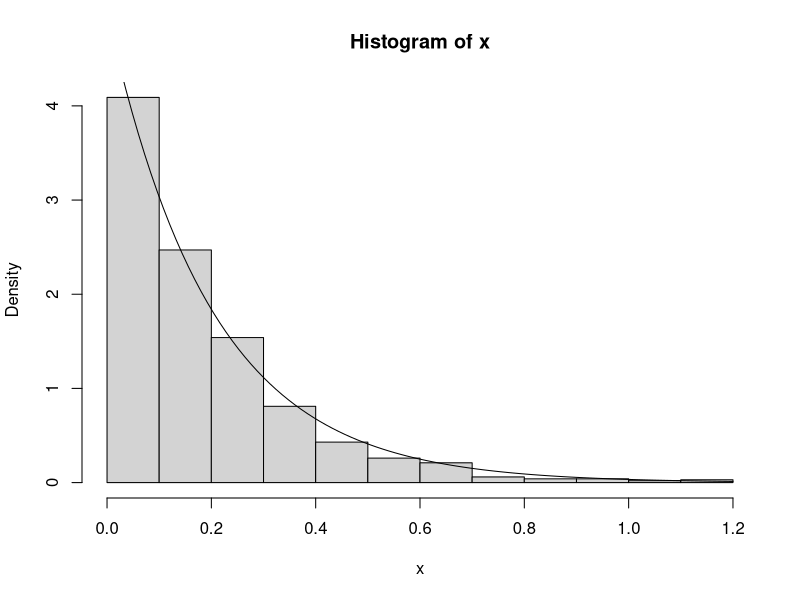
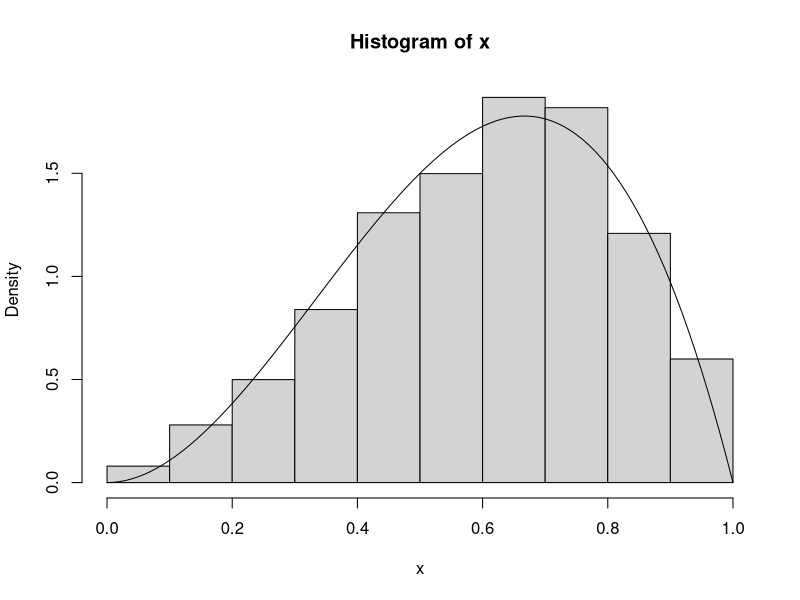
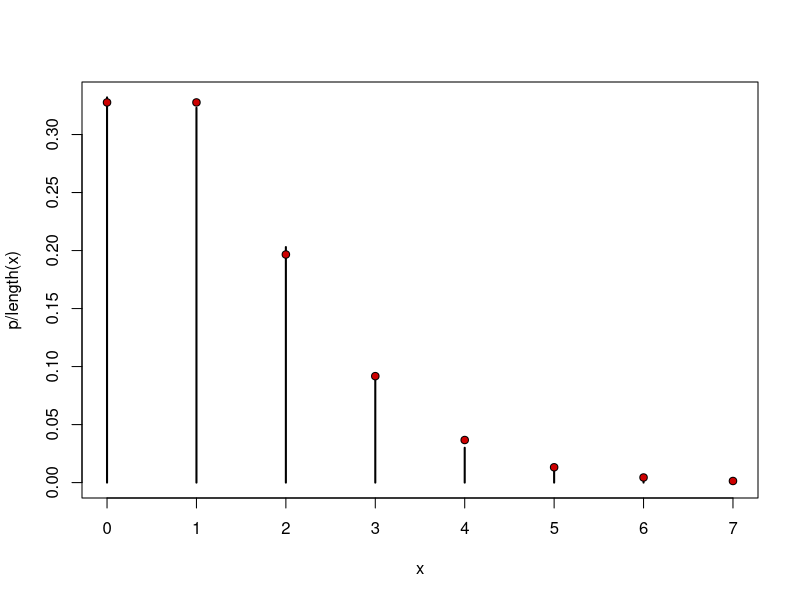
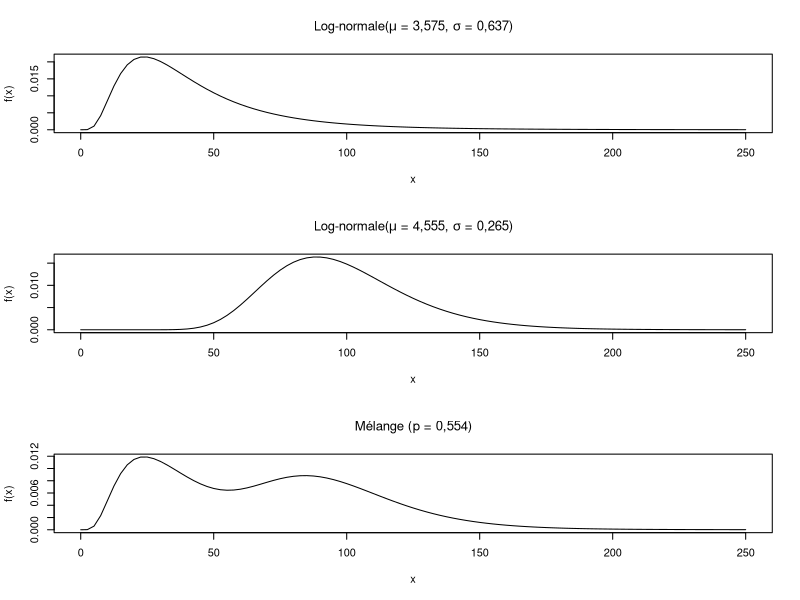
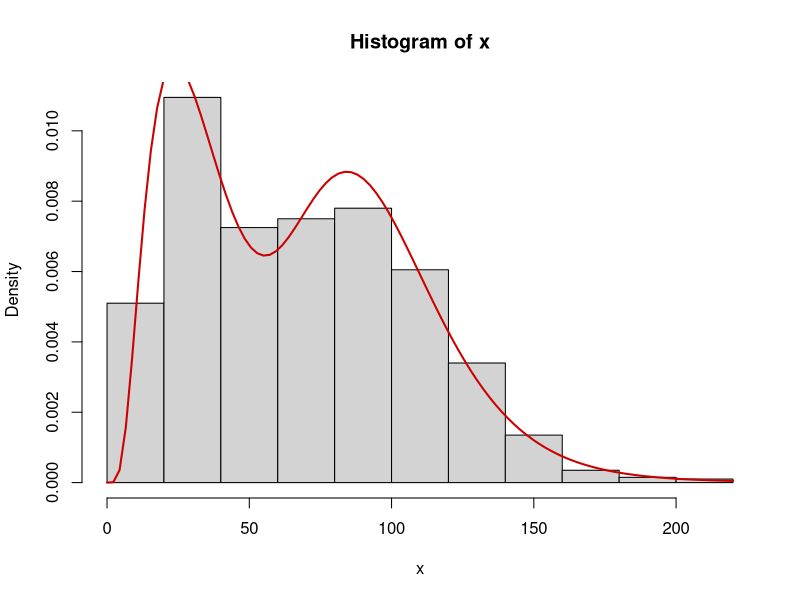
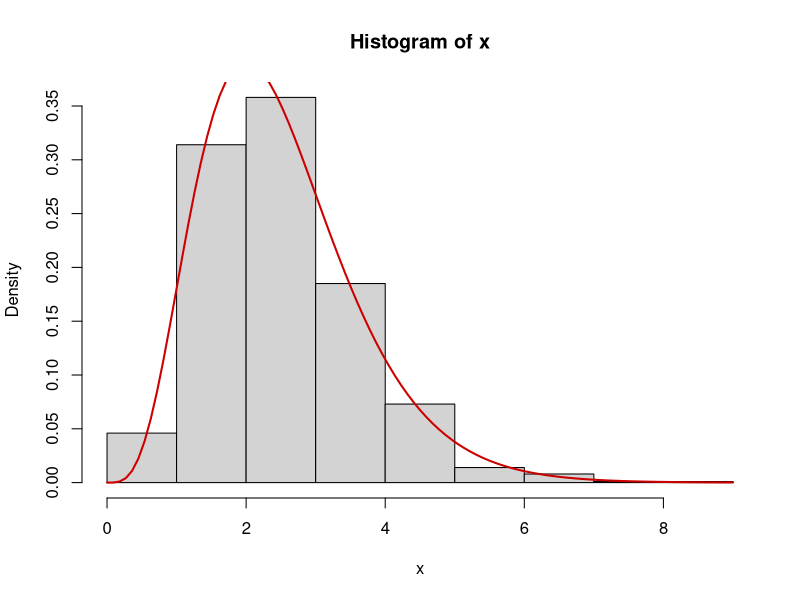

Write the R code that produced these figures, in order.
## Emacs: -*- coding: utf-8; fill-column: 62; comment-column: 27; -*-

###
### EXEMPLE 8.1
###

## Simulation un échantillon aléatoire d'une distribution
## exponentielle par la méthode de l'inverse.
lambda <- 5
x <- -log(runif(1000))/lambda

## Pour faire une petite vérification, on va tracer
## l'histogramme de l'échantillon et y superposer la véritable
## densité d'une exponentielle de paramètre lambda. Les deux
## graphiques devraient concorder.

## Tracé de l'histogramme. Il faut spécifier l'option 'prob =
## TRUE' pour que l'axe des ordonnées soit gradué en
## probabilités plutôt qu'en nombre de données. Sinon, le
## graphique de la densité que l'on va ajouter dans un moment
## n'apparaîtra pas sur le graphique.
hist(x, prob = TRUE) # histogramme gradué en probabilités

## Pour ajouter la densité, on a la très utile fonction
## curve() pour tracer une fonction f(x) quelconque. Avec
## l'option 'add = TRUE', le graphique est ajouté au graphique
## existant.
curve(dexp(x, rate = lambda), add = TRUE)

###
### EXEMPLE 8.4
###

## On trouvera ci-dessous une mise en oeuvre de l'algorithme
## d'acceptation-rejet pour simuler des observations d'une
## distribution Bêta(3, 2). La procédure est intrinsèquement
## itérative, alors nous devons utiliser une boucle. Il y a
## diverses manières de faire, j'ai ici utilisé une boucle
## 'repeat'; une autre mise en oeuvre est présentée dans les
## exercices.
##
## On remarque que le vecteur contenant les résultats est
## initialisé au début de la fonction pour éviter l'écueil de
## la «boîte à biscuits» expliqué à la section 4.5 du document
## de référence de la partie I.
rbeta.ar <- function(n)
{
    x <- numeric(n)        # initialisation du contenant
    g <- function(x)       # fonction enveloppante
        ifelse(x < 0.8, 2.5 * x, 10 - 10 * x)
    Ginv <- function(x)    # l'inverse de son intégrale
        ifelse(x < 0.8, sqrt(0.8 * x), 1 - sqrt(0.2 - 0.2 * x))

    i <- 0                 # initialisation du compteur
    repeat
    {
        y <- Ginv(runif(1))
        if (1.2 * g(y) * runif(1) <= dbeta(y, 3, 2))
            x[i <- i + 1] <- y # assignation et incrément
        if (i > n)
            break          # sortir de la boucle repeat
    }
    x                      # retourner x
}

## Vérification empirique pour voir si ça marche.
x <- rbeta.ar(1000)
hist(x, prob = TRUE)
curve(dbeta(x, 3, 2), add = TRUE)

###
### FONCTIONS DE SIMULATION DANS R
###

## La fonction de base pour simuler des nombres uniformes est
## 'runif'.
runif(10)                  # sur (0, 1) par défaut
runif(10, 2, 5)            # sur un autre intervalle
2 + 3 * runif(10)          # équivalent, moins lisible

## R est livré avec plusieurs générateurs de nombres
## aléatoires. On peut en changer avec la fonction 'RNGkind'.
RNGkind("Wichmann-Hill")   # générateur de Excel
runif(10)                  # rien de particulier à voir
RNGkind("default")         # retour au générateur par défaut

## La fonction 'set.seed' est très utile pour spécifier
## l'amorce d'un générateur. Si deux simulations sont
## effectuées avec la même amorce, on obtiendra exactement les
## mêmes nombres aléatoires et, donc, les mêmes résultats.
## Très utile pour répéter une simulation à l'identique.
set.seed(1)                # valeur sans importance
runif(5)                   # 5 nombres aléatoires
runif(5)                   # 5 autres nombres
set.seed(1)                # réinitialisation de l'amorce
runif(5)                   # les mêmes 5 nombres que ci-dessus

## Plutôt que de devoir utiliser la méthode de l'inverse ou un
## autre algorithme de simulation pour obtenir des nombres
## aléatoires d'une loi de probabilité non uniforme, R fournit
## des fonctions de simulation pour bon nombre de lois. Toutes
## ces fonctions sont vectorielles. Ci-dessous, P == Poisson
## et G == Gamma pour économiser sur la notation.
n <- 10                    # taille des échantillons
rbinom(n, 5, 0.3)          # Binomiale(5, 0,3)
rbinom(n, 1, 0.3)          # Bernoulli(0,3)
rnorm(n)                   # Normale(0, 1)
rnorm(n, 2, 5)             # Normale(2, 25)
rpois(n, c(2, 5))          # P(2), P(5), P(2), ..., P(5)
rgamma(n, 3, 2:11)         # G(3, 2), G(3, 3), ..., G(3, 11)
rgamma(n, 11:2, 2:11)      # G(11, 2), G(10, 3), ..., G(2, 11)

## La fonction 'sample' sert pour simuler d'une distribution
## discrète quelconque. Le premier argument est le support de
## la distribution et le second, la taille de l'échantillon
## désirée. Par défaut, l'échantillonnage se fait avec remise
## et avec des probabilités égales sur tout le support.
sample(1:49, 7)            # numéros pour le 7/49
sample(1:10, 10)           # mélange des nombres de 1 à 10

## On peut échantillonner avec remise.
sample(1:10, 10, replace = TRUE)

## On peut aussi spécifier une distribution de probabilités
## non uniforme.
x <- sample(c(0, 2, 5), 1000, replace = TRUE,
            prob = c(0.2, 0.5, 0.3))
table(x)                   # tableau de fréquences

###
### AUTRES TECHNIQUES DE SIMULATION
###

## MÉLANGES CONTINUS

## Un mélange continu de deux variables aléatoires est créé
## lorsque l'on suppose qu'un paramètre d'une distribution f
## est une réalisation d'une autre variable aléatoire avec
## densité u, comme ceci:
##
## X|Theta = theta ~ f(x|theta)
##           Theta ~ u(theta)
##
## Ce genre de modèle est fréquent en analyse bayesienne et
## souvent utilisé en actuariat. Certaines lois de probabilité
## sont aussi uniquement définies en tant que mélanges.
##
## L'intérêt, ici, est d'obtenir des observations de la
## variable aléatoire non conditionnelle X. L'algorithme de
## simulation est simple:
##
## 1. Simuler un nombre theta de la distribution de Theta.
## 2. Simuler une valeur x de la distribution de
##    X|Theta = theta.
##
## Ce qu'il importe de remarquer dans l'algorithme ci-dessus,
## c'est que le paramètre de mélange (theta) change pour
## chaque observation simulée. Autrement il n'y a juste pas de
## mélange, on obtient simplement un échantillon de la
## distribution f(x|theta).
##
## Les mélanges continus sont simples à faire en R puisque les
## fonctions de simulation sont vectorielles. Par exemple,
## simulons 1000 observations du mélange
##
## X|Theta = theta ~ Poisson(theta)
##           Theta ~ Gamma(5, 4)
theta <- rgamma(1000, 5, 4) # 1000 paramètres de mélange...
x <- rpois(1000, theta)     # ... pour 1000 Poisson différentes

## On peut écrire le tout en une seule expression.
x <- rpois(1000, rgamma(1000, 5, 4))

## On peut démontrer que la distribution non conditionnelle de
## X est une binomiale négative de paramètres 5 et 4/(4 + 1) =
## 0,8. Faisons une vérification empirique. On calcule d'abord
## le tableau de fréquences des observations de l'échantillon
## avec la fonction 'table'. Il existe une méthode de 'plot'
## pour les tableaux de fréquences.
(p <- table(x))            # tableau de fréquences
plot(p/length(x))          # graphique

## On ajoute au graphique les masses de probabilités théoriques.
(xu <- unique(x))          # valeurs distinctes de x
points(xu, dnbinom(xu, 5, 0.8), pch = 21, bg = "red3")

## MÉLANGES DISCRETS

## Le mélange discret est un cas limite du mélange continu
## lorsque la distribution de Theta est une Bernoulli de
## paramètre p, c'est-à-dire que Pr[Theta = 1] = p. Le
## résultat du mélange est une distribution avec densité de la
## forme
##
## f(x) = p f1(x) + (1 - p) f2(x),
##
## où f1 et f2 sont deux densités quelconques. Les mélanges
## discrets sont très souvent utilisés pour créer de nouvelles
## distributions aux caractéristiques particulières que l'on
## ne retrouve pas chez les distributions d'usage courant.
##
## Par exemple, le mélange suivant de deux distributions
## log-normales résulte en une fonction de densité de
## probabilité bimodale, mais ayant néanmoins une queue
## similaire à celle d'une log-normale. Graphiquement:
op <- par(mfrow = c(3, 1)) # trois graphiques superposés
curve(dlnorm(x, 3.575, 0.637),
      xlim = c(0, 250),  ylab = "f(x)",
      main = expression(paste("Log-normale(",
          mu, " = 3,575, ", sigma, " = 0,637)")))
curve(dlnorm(x, 4.555, 0.265),
      xlim = c(0, 250), ylab = "f(x)",
      main = expression(paste("Log-normale(",
          mu, " = 4,555, ", sigma, " = 0,265)")))
curve(0.554 * dlnorm(x, 3.575, 0.637) +
      0.446 * dlnorm(x, 4.555, 0.265),
      xlim = c(0, 250),  ylab = "f(x)",
      main = expression(paste("Mélange (p = 0,554)")))
par(op)                    # revenir aux paramètres par défaut

## L'algorithme de simulation d'un mélange discret est
##
## 1. Simuler un nombre u uniforme sur (0, 1).
## 2. Si u <= p, simuler un nombre de f1(x), sinon simuler de
##    f2(x).
##
## La clé pour simuler facilement d'un mélange discret en R:
## réaliser que l'ordre des observations est sans importance
## et, donc, que l'on peut simuler toutes les observations de
## la première loi, puis toutes celles de la seconde loi. La
## seule chose dont il reste à tenir compte: le nombre
## d'observations qui provient de chaque loi; pour chaque
## observation, la probabilité qu'elle provienne de la
## première loi est p.
##
## Ici, on veut simuler des observations d'un mélange discret
## de deux lois log-normales, l'une de paramètres 3,575 et
## 0,637, l'autre de paramètres 4,555 et 0,265. Le paramètre
## de mélange est p = 0,554.
n <- 1000                  # taille de l'échantillon
n1 <- rbinom(1, n, 0.554)  # quantité provenant de la loi 1
x <- c(rlnorm(n1, 3.575, 0.637),     # observations de loi 1
       rlnorm(n - n1, 4.555, 0.265)) # observations de loi 2
hist(x, prob = TRUE)                 # histogramme
curve(0.554 * dlnorm(x, 3.575, 0.637) +
      0.446 * dlnorm(x, 4.555, 0.265),
      add = TRUE, lwd = 2, col = "red3") # densité théorique

## CONVOLUTIONS

## Une convolution est la somme de deux variables aléatoires
## indépendantes. De manière générale, une convolution est
## très compliquée à évaluer, même numériquement. Certaines
## convolutions sont toutefois bien connues:
##
## 1. une somme de Bernoulli est une binomiale;
## 2. une somme de géométriques est une binomiale négative;
## 3. une somme d'exponentielles est une gamma;
## 4. une somme de Poisson est une Poisson;
## 5. une somme de normales est une normale, etc.
##
## On peut utiliser ces résultats pour simuler des
## observations de certaines lois.
##
## Par exemple, pour simuler une observation d'une
## distribution Gamma(alpha, lambda), on peut sommer alpha
## observations d'une Exponentielle(lambda). Ces dernières
## sont obtenues par la méthode de l'inverse.
alpha <- 5
lambda <- 2
- sum(log(runif(alpha)))/lambda # une observation de la gamma

## Pour simuler un échantillon de taille n de la gamma, il
## faut simuler n * alpha observations de l'exponentielle. Il
## existe des algorithmes plus efficaces pour simuler d'une
## loi gamma.
n <- 1000                  # taille de l'échantillon
x <- - rowSums(matrix(log(runif(n * alpha)),
                      nrow = n))/lambda
hist(x, prob = TRUE)       # histogramme
curve(dgamma(x, alpha, lambda),
      add = TRUE, lwd = 2, col = "red3") # densité théorique

## La simulation peut aussi servir à estimer des
## caractéristiques de la distribution d'une convolution
## difficiles à calculer explicitement. Par exemple, supposons
## que l'on a
##
## X ~ Gamma(3, 4)
## Y ~ Gamma(5, 2)
##
## et que l'on souhaite calculer le 95e centile de X + Y. Il
## n'y a pas de solution explicite pour la distribution de X +
## Y puisque les deux lois gamma n'ont pas le même paramètre
## d'échelle (lambda). Procédons donc par simulation pour
## obtenir une approximation du résultat.
x <- rgamma(10000, 3, 4)   # échantillon de la première loi
y <- rgamma(10000, 5, 2)   # échantillon de la deuxième loi
quantile(x + y, 0.95)      # 95e centile de la convolution

## Il est laissé en exercice de faire le même calcul avec Excel.
